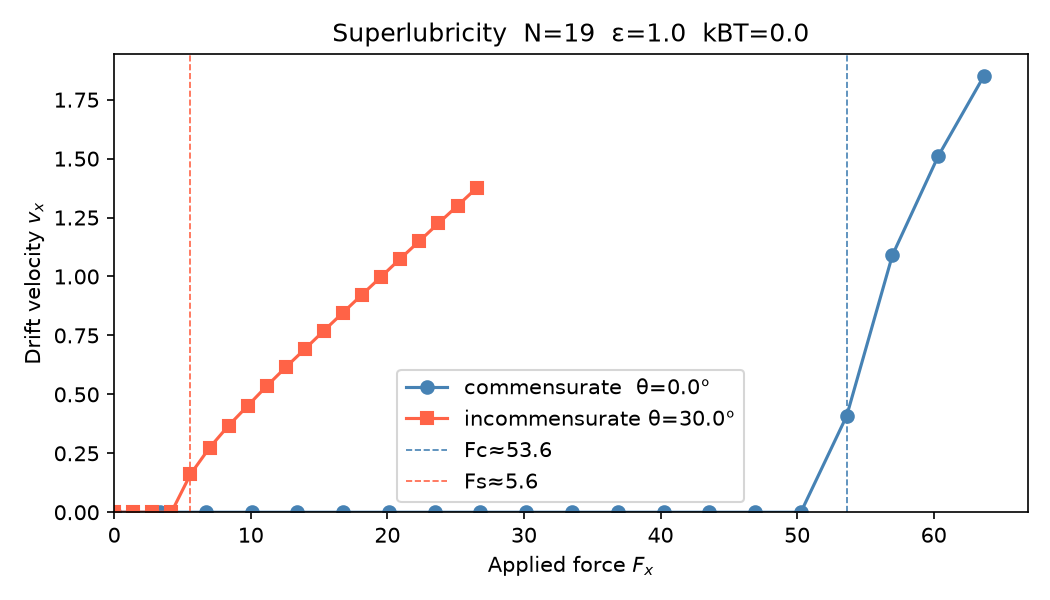

This figure's Python source:
"""
Superlubricity demo: commensurate vs incommensurate depinning.

Run from example_cli/:
    python superlubricity.py

Tune parameters below to explore.
"""

import numpy as np
import matplotlib.pyplot as plt
import warnings
warnings.filterwarnings('ignore')

from flake.substrate import substrate_from_params, get_ks
from flake.cluster import make_cluster, rotate
from flake.sweep import sweep_md, drift_velocity

# ── parameters to tune ──────────────────────────────────────────────────────
N1, N2      = 4, 4          # cluster grid size (N=19 for circle)
SHAPE       = 'circle'
THETA_COMM  = 0.0           # commensurate rotation (deg)
THETA_INC   = 30.0          # incommensurate rotation (deg) -- try 1.5, 5, 15, 30

EPSILON     = 1.0           # substrate corrugation
N_F         = 20            # number of force values in sweep
N_STEPS     = 200_000       # steps per run (200 time units at dt=1e-3)
KBT         = 0.0           # 0 = deterministic; try 1e-3 for thermal noise
N_JOBS      = -1             # parallel workers
# ────────────────────────────────────────────────────────────────────────────

A1 = np.array([1.0, 0.0])
A2 = np.array([0.5, -np.sqrt(3) / 2.0])

sub_params = {
    'well_shape': 'sin',
    'epsilon':    EPSILON,
    'sub_basis':  [[0., 0.]],
    'ks':         get_ks(1.0, 3, 4.0 / 3.0, 0.0).tolist(),
}
_, en_func, _ = substrate_from_params(sub_params)

pos_comm  = make_cluster(A1, A2, N1, N2, shape=SHAPE)
pos_incomm = rotate(pos_comm, THETA_INC)
N = len(pos_comm)

F1s_analytic = 2.793  # max |dV/dx| for epsilon=1, spacing=1
Fc_comm_est  = N * F1s_analytic

print(f"Cluster: N={N}, shape={SHAPE}({N1},{N2})")
print(f"Estimated Fc (commensurate) = {Fc_comm_est:.1f}  (N x F1s)")
print(f"Commensurate rotation: {THETA_COMM} deg")
print(f"Incommensurate rotation: {THETA_INC} deg")
print()

md_kwargs = dict(eta=1.0, kBT=KBT, dt=1e-3, n_steps=N_STEPS, print_every=N_STEPS // 2)
post_fn   = drift_velocity()

# sweep from 0 to 1.2 * Fc_est for commensurate, 0 to 0.5 * Fc_est for incommensurate
F_comm   = np.linspace(0.0, 1.2 * Fc_comm_est, N_F)
F_incomm = np.linspace(0.0, 0.5 * Fc_comm_est, N_F)

print("Running commensurate sweep ...")
res_comm = sweep_md(pos_comm, en_func,
                    [{'Fx': float(f)} for f in F_comm],
                    base_md_kwargs=md_kwargs, post_fn=post_fn,
                    n_jobs=N_JOBS, save=False, verbose=False)

print("Running incommensurate sweep ...")
res_incomm = sweep_md(pos_incomm, en_func,
                      [{'Fx': float(f)} for f in F_incomm],
                      base_md_kwargs=md_kwargs, post_fn=post_fn,
                      n_jobs=N_JOBS, save=False, verbose=False)

vx_comm   = np.array([r['result'][0] for r in res_comm])
vx_incomm = np.array([r['result'][0] for r in res_incomm])

# find depinning brackets
def depinning_F(F_vals, vx, threshold=0.05):
    sliding = vx > threshold
    if not sliding.any():
        return None, None
    return float(F_vals[~sliding].max()) if (~sliding).any() else 0.0, \
           float(F_vals[sliding].min())

Fc_lo, Fc_hi   = depinning_F(F_comm, vx_comm)
Fs_lo, Fs_hi   = depinning_F(F_incomm, vx_incomm)

print()
print("── commensurate ────────────────────────────────")
print(f"  F values:  {np.round(F_comm, 1)}")
print(f"  vx:        {np.round(vx_comm, 3)}")
if Fc_lo is not None:
    print(f"  depinning: Fc in [{Fc_lo:.2f}, {Fc_hi:.2f}]  (analytic N*F1s = {Fc_comm_est:.2f})")
else:
    print("  no depinning found -- widen F range")

print()
print("── incommensurate ──────────────────────────────")
print(f"  F values:  {np.round(F_incomm, 1)}")
print(f"  vx:        {np.round(vx_incomm, 3)}")
if Fs_lo is not None:
    ratio = Fc_hi / Fs_hi if Fs_hi else float('inf')
    print(f"  depinning: Fs in [{Fs_lo:.2f}, {Fs_hi:.2f}]")
    print(f"  Fc / Fs ~ {ratio:.1f}x  friction reduction")
else:
    print("  no depinning found in scanned range -- widen F range")
print()

# ── plot ────────────────────────────────────────────────────────────────────
fig, ax = plt.subplots(figsize=(7, 4))

ax.plot(F_comm,   vx_comm,   'o-', color='steelblue',  label=f'commensurate  θ={THETA_COMM}°')
ax.plot(F_incomm, vx_incomm, 's-', color='tomato',     label=f'incommensurate θ={THETA_INC}°')

if Fc_hi:
    ax.axvline(Fc_hi, color='steelblue', ls='--', lw=0.8, label=f'Fc≈{Fc_hi:.1f}')
if Fs_hi:
    ax.axvline(Fs_hi, color='tomato',    ls='--', lw=0.8, label=f'Fs≈{Fs_hi:.1f}')

ax.set_xlabel('Applied force $F_x$')
ax.set_ylabel('Drift velocity $v_x$')
ax.set_title(f'Superlubricity  N={N}  ε={EPSILON}  kBT={KBT}')
ax.legend()
ax.set_xlim(left=0)
ax.set_ylim(bottom=0)
plt.tight_layout()
plt.savefig('superlubricity.png', dpi=150)
print("\nPlot saved to superlubricity.png")
plt.show()
